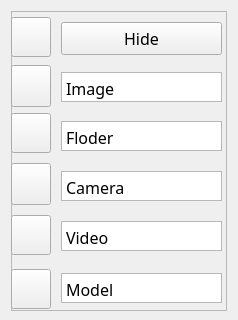
         <widget class="QWidget" name="Sidebar" native="true">
          <property name="styleSheet">
           <string notr="true"/>
          </property>
          <layout class="QVBoxLayout" name="verticalLayout_3" stretch="0">
           <property name="sizeConstraint">
            <enum>QLayout::SetDefaultConstraint</enum>
           </property>
           <property name="bottomMargin">
            <number>9</number>
           </property>
           <item>
            <widget class="QFrame" name="frame">
             <property name="minimumSize">
              <size>
               <width>216</width>
               <height>300</height>
              </size>
             </property>
             <property name="frameShape">
              <enum>QFrame::StyledPanel</enum>
             </property>
             <property name="frameShadow">
              <enum>QFrame::Raised</enum>
             </property>
             <widget class="QToolButton" name="toolButton_camera">
              <property name="geometry">
               <rect>
                <x>0</x>
                <y>152</y>
                <width>40</width>
                <height>42</height>
               </rect>
              </property>
              <property name="minimumSize">
               <size>
                <width>40</width>
                <height>40</height>
               </size>
              </property>
              <property name="maximumSize">
               <size>
                <width>45</width>
                <height>45</height>
               </size>
              </property>
              <property name="cursor">
               <cursorShape>PointingHandCursor</cursorShape>
              </property>
              <property name="toolTip">
               <string>开启摄像头</string>
              </property>
              <property name="autoFillBackground">
               <bool>false</bool>
              </property>
              <property name="text">
               <string/>
              </property>
              <property name="icon">
               <iconset resource="RecSystem.qrc">
                <normaloff>:/images/icons/g1.png</normaloff>:/images/icons/g1.png</iconset>
              </property>
              <property name="iconSize">
               <size>
                <width>50</width>
                <height>39</height>
               </size>
              </property>
              <property name="popupMode">
               <enum>QToolButton::DelayedPopup</enum>
              </property>
              <property name="toolButtonStyle">
               <enum>Qt::ToolButtonTextUnderIcon</enum>
              </property>
              <property name="autoRaise">
               <bool>false</bool>
              </property>
              <property name="arrowType">
               <enum>Qt::NoArrow</enum>
              </property>
             </widget>
             <widget class="QTextEdit" name="textEdit_camera">
              <property name="geometry">
               <rect>
                <x>50</x>
                <y>160</y>
                <width>161</width>
                <height>30</height>
               </rect>
              </property>
              <property name="sizePolicy">
               <sizepolicy hsizetype="Fixed" vsizetype="Fixed">
                <horstretch>0</horstretch>
                <verstretch>0</verstretch>
               </sizepolicy>
              </property>
              <property name="minimumSize">
               <size>
                <width>150</width>
                <height>30</height>
               </size>
              </property>
              <property name="maximumSize">
               <size>
                <width>280</width>
                <height>40</height>
               </size>
              </property>
              <property name="font">
               <font>
                <family>12pt 华为仿宋</family>
                <pointsize>12</pointsize>
                <italic>false</italic>
                <bold>false</bold>
               </font>
              </property>
              <property name="verticalScrollBarPolicy">
               <enum>Qt::ScrollBarAlwaysOff</enum>
              </property>
              <property name="horizontalScrollBarPolicy">
               <enum>Qt::ScrollBarAsNeeded</enum>
              </property>
              <property name="lineWrapMode">
               <enum>QTextEdit::NoWrap</enum>
              </property>
              <property name="readOnly">
               <bool>true</bool>
              </property>
              <property name="html">
               <string>&lt;!DOCTYPE HTML PUBLIC &quot;-//W3C//DTD HTML 4.0//EN&quot; &quot;http://www.w3.org/TR/REC-html40/strict.dtd&quot;&gt;
&lt;html&gt;&lt;head&gt;&lt;meta name=&quot;qrichtext&quot; content=&quot;1&quot; /&gt;&lt;meta charset=&quot;utf-8&quot; /&gt;&lt;style type=&quot;text/css&quot;&gt;
p, li { white-space: pre-wrap; }
hr { height: 1px; border-width: 0; }
li.unchecked::marker { content: &quot;\2610&quot;; }
li.checked::marker { content: &quot;\2612&quot;; }
&lt;/style&gt;&lt;/head&gt;&lt;body style=&quot; font-family:'12pt 华为仿宋'; font-size:12pt; font-weight:400; font-style:normal;&quot;&gt;
&lt;p style=&quot; margin-top:0px; margin-bottom:0px; margin-left:0px; margin-right:0px; -qt-block-indent:0; text-indent:0px;&quot;&gt;&lt;span style=&quot; font-family:'Adobe Devanagari';&quot;&gt;Camera&lt;/span&gt;&lt;/p&gt;&lt;/body&gt;&lt;/html&gt;</string>
              </property>
             </widget>
             <widget class="QToolButton" name="toolButton_file">
              <property name="geometry">
               <rect>
                <x>0</x>
                <y>54</y>
                <width>40</width>
                <height>42</height>
               </rect>
              </property>
              <property name="minimumSize">
               <size>
                <width>40</width>
                <height>40</height>
               </size>
              </property>
              <property name="maximumSize">
               <size>
                <width>45</width>
                <height>45</height>
               </size>
              </property>
              <property name="cursor">
               <cursorShape>PointingHandCursor</cursorShape>
              </property>
              <property name="toolTip">
               <string>选择图片</string>
              </property>
              <property name="autoFillBackground">
               <bool>false</bool>
              </property>
              <property name="text">
               <string/>
              </property>
              <property name="icon">
               <iconset resource="RecSystem.qrc">
                <normaloff>:/images/icons/recovery.png</normaloff>:/images/icons/recovery.png</iconset>
              </property>
              <property name="iconSize">
               <size>
                <width>50</width>
                <height>40</height>
               </size>
              </property>
              <property name="popupMode">
               <enum>QToolButton::DelayedPopup</enum>
              </property>
              <property name="toolButtonStyle">
               <enum>Qt::ToolButtonTextUnderIcon</enum>
              </property>
              <property name="autoRaise">
               <bool>false</bool>
              </property>
              <property name="arrowType">
               <enum>Qt::NoArrow</enum>
              </property>
             </widget>
             <widget class="QTextEdit" name="textEdit_image">
              <property name="geometry">
               <rect>
                <x>50</x>
                <y>61</y>
                <width>161</width>
                <height>30</height>
               </rect>
              </property>
              <property name="sizePolicy">
               <sizepolicy hsizetype="Fixed" vsizetype="Fixed">
                <horstretch>0</horstretch>
                <verstretch>0</verstretch>
               </sizepolicy>
              </property>
              <property name="minimumSize">
               <size>
                <width>150</width>
                <height>30</height>
               </size>
              </property>
              <property name="maximumSize">
               <size>
                <width>280</width>
                <height>40</height>
               </size>
              </property>
              <property name="font">
               <font>
                <family>12pt 华为仿宋</family>
                <pointsize>12</pointsize>
                <italic>false</italic>
                <bold>false</bold>
               </font>
              </property>
              <property name="layoutDirection">
               <enum>Qt::LeftToRight</enum>
              </property>
              <property name="verticalScrollBarPolicy">
               <enum>Qt::ScrollBarAlwaysOff</enum>
              </property>
              <property name="horizontalScrollBarPolicy">
               <enum>Qt::ScrollBarAsNeeded</enum>
              </property>
              <property name="lineWrapMode">
               <enum>QTextEdit::NoWrap</enum>
              </property>
              <property name="readOnly">
               <bool>true</bool>
              </property>
              <property name="html">
               <string>&lt;!DOCTYPE HTML PUBLIC &quot;-//W3C//DTD HTML 4.0//EN&quot; &quot;http://www.w3.org/TR/REC-html40/strict.dtd&quot;&gt;
&lt;html&gt;&lt;head&gt;&lt;meta name=&quot;qrichtext&quot; content=&quot;1&quot; /&gt;&lt;meta charset=&quot;utf-8&quot; /&gt;&lt;style type=&quot;text/css&quot;&gt;
p, li { white-space: pre-wrap; }
hr { height: 1px; border-width: 0; }
li.unchecked::marker { content: &quot;\2610&quot;; }
li.checked::marker { content: &quot;\2612&quot;; }
&lt;/style&gt;&lt;/head&gt;&lt;body style=&quot; font-family:'12pt 华为仿宋'; font-size:12pt; font-weight:400; font-style:normal;&quot;&gt;
&lt;p style=&quot; margin-top:0px; margin-bottom:0px; margin-left:0px; margin-right:0px; -qt-block-indent:0; text-indent:0px;&quot;&gt;Image&lt;/p&gt;&lt;/body&gt;&lt;/html&gt;</string>
              </property>
             </widget>
             <widget class="QToolButton" name="toolButton_model">
              <property name="geometry">
               <rect>
                <x>0</x>
                <y>258</y>
                <width>40</width>
                <height>40</height>
               </rect>
              </property>
              <property name="minimumSize">
               <size>
                <width>40</width>
                <height>40</height>
               </size>
              </property>
              <property name="maximumSize">
               <size>
                <width>45</width>
                <height>45</height>
               </size>
              </property>
              <property name="cursor">
               <cursorShape>PointingHandCursor</cursorShape>
              </property>
              <property name="toolTip">
               <string>使用默认模型</string>
              </property>
              <property name="autoFillBackground">
               <bool>false</bool>
              </property>
              <property name="text">
               <string/>
              </property>
              <property name="icon">
               <iconset resource="RecSystem.qrc">
                <normaloff>:/images/icons/model.png</normaloff>:/images/icons/model.png</iconset>
              </property>
              <property name="iconSize">
               <size>
                <width>40</width>
                <height>39</height>
               </size>
              </property>
              <property name="popupMode">
               <enum>QToolButton::DelayedPopup</enum>
              </property>
              <property name="toolButtonStyle">
               <enum>Qt::ToolButtonTextUnderIcon</enum>
              </property>
              <property name="autoRaise">
               <bool>false</bool>
              </property>
              <property name="arrowType">
               <enum>Qt::NoArrow</enum>
              </property>
             </widget>
             <widget class="QTextEdit" name="textEdit_model">
              <property name="geometry">
               <rect>
                <x>50</x>
                <y>262</y>
                <width>161</width>
                <height>30</height>
               </rect>
              </property>
              <property name="sizePolicy">
               <sizepolicy hsizetype="Fixed" vsizetype="Fixed">
                <horstretch>0</horstretch>
                <verstretch>0</verstretch>
               </sizepolicy>
              </property>
              <property name="minimumSize">
               <size>
                <width>150</width>
                <height>30</height>
               </size>
              </property>
              <property name="maximumSize">
               <size>
                <width>280</width>
                <height>40</height>
               </size>
              </property>
              <property name="font">
               <font>
                <family>12pt 华为仿宋</family>
                <pointsize>12</pointsize>
                <italic>false</italic>
                <bold>false</bold>
               </font>
              </property>
              <property name="verticalScrollBarPolicy">
               <enum>Qt::ScrollBarAlwaysOff</enum>
              </property>
              <property name="horizontalScrollBarPolicy">
               <enum>Qt::ScrollBarAsNeeded</enum>
              </property>
              <property name="lineWrapMode">
               <enum>QTextEdit::NoWrap</enum>
              </property>
              <property name="readOnly">
               <bool>true</bool>
              </property>
              <property name="html">
               <string>&lt;!DOCTYPE HTML PUBLIC &quot;-//W3C//DTD HTML 4.0//EN&quot; &quot;http://www.w3.org/TR/REC-html40/strict.dtd&quot;&gt;
&lt;html&gt;&lt;head&gt;&lt;meta name=&quot;qrichtext&quot; content=&quot;1&quot; /&gt;&lt;meta charset=&quot;utf-8&quot; /&gt;&lt;style type=&quot;text/css&quot;&gt;
p, li { white-space: pre-wrap; }
hr { height: 1px; border-width: 0; }
li.unchecked::marker { content: &quot;\2610&quot;; }
li.checked::marker { content: &quot;\2612&quot;; }
&lt;/style&gt;&lt;/head&gt;&lt;body style=&quot; font-family:'12pt 华为仿宋'; font-size:12pt; font-weight:400; font-style:normal;&quot;&gt;
&lt;p style=&quot; margin-top:0px; margin-bottom:0px; margin-left:0px; margin-right:0px; -qt-block-indent:0; text-indent:0px;&quot;&gt;&lt;span style=&quot; font-family:'Adobe Devanagari';&quot;&gt;Model&lt;/span&gt;&lt;/p&gt;&lt;/body&gt;&lt;/html&gt;</string>
              </property>
             </widget>
             <widget class="QToolButton" name="toolButton_folder">
              <property name="geometry">
               <rect>
                <x>0</x>
                <y>102</y>
                <width>40</width>
                <height>40</height>
               </rect>
              </property>
              <property name="minimumSize">
               <size>
                <width>40</width>
                <height>40</height>
               </size>
              </property>
              <property name="maximumSize">
               <size>
                <width>45</width>
                <height>45</height>
               </size>
              </property>
              <property name="cursor">
               <cursorShape>PointingHandCursor</cursorShape>
              </property>
              <property name="toolTip">
               <string>选择图片文件夹</string>
              </property>
              <property name="autoFillBackground">
               <bool>false</bool>
              </property>
              <property name="text">
               <string/>
              </property>
              <property name="icon">
               <iconset resource="RecSystem.qrc">
                <normaloff>:/images/icons/folder.png</normaloff>:/images/icons/folder.png</iconset>
              </property>
              <property name="iconSize">
               <size>
                <width>50</width>
                <height>39</height>
               </size>
              </property>
              <property name="popupMode">
               <enum>QToolButton::DelayedPopup</enum>
              </property>
              <property name="toolButtonStyle">
               <enum>Qt::ToolButtonTextUnderIcon</enum>
              </property>
              <property name="autoRaise">
               <bool>false</bool>
              </property>
              <property name="arrowType">
               <enum>Qt::NoArrow</enum>
              </property>
             </widget>
             <widget class="QTextEdit" name="textEdit_imgFolder">
              <property name="geometry">
               <rect>
                <x>50</x>
                <y>110</y>
                <width>161</width>
                <height>30</height>
               </rect>
              </property>
              <property name="sizePolicy">
               <sizepolicy hsizetype="Fixed" vsizetype="Fixed">
                <horstretch>0</horstretch>
                <verstretch>0</verstretch>
               </sizepolicy>
              </property>
              <property name="minimumSize">
               <size>
                <width>150</width>
                <height>30</height>
               </size>
              </property>
              <property name="maximumSize">
               <size>
                <width>280</width>
                <height>40</height>
               </size>
              </property>
              <property name="font">
               <font>
                <family>12pt 华为仿宋</family>
                <pointsize>12</pointsize>
                <italic>false</italic>
                <bold>false</bold>
               </font>
              </property>
              <property name="layoutDirection">
               <enum>Qt::LeftToRight</enum>
              </property>
              <property name="verticalScrollBarPolicy">
               <enum>Qt::ScrollBarAlwaysOff</enum>
              </property>
              <property name="horizontalScrollBarPolicy">
               <enum>Qt::ScrollBarAsNeeded</enum>
              </property>
              <property name="lineWrapMode">
               <enum>QTextEdit::NoWrap</enum>
              </property>
              <property name="readOnly">
               <bool>true</bool>
              </property>
              <property name="html">
               <string>&lt;!DOCTYPE HTML PUBLIC &quot;-//W3C//DTD HTML 4.0//EN&quot; &quot;http://www.w3.org/TR/REC-html40/strict.dtd&quot;&gt;
&lt;html&gt;&lt;head&gt;&lt;meta name=&quot;qrichtext&quot; content=&quot;1&quot; /&gt;&lt;meta charset=&quot;utf-8&quot; /&gt;&lt;style type=&quot;text/css&quot;&gt;
p, li { white-space: pre-wrap; }
hr { height: 1px; border-width: 0; }
li.unchecked::marker { content: &quot;\2610&quot;; }
li.checked::marker { content: &quot;\2612&quot;; }
&lt;/style&gt;&lt;/head&gt;&lt;body style=&quot; font-family:'12pt 华为仿宋'; font-size:12pt; font-weight:400; font-style:normal;&quot;&gt;
&lt;p style=&quot; margin-top:0px; margin-bottom:0px; margin-left:0px; margin-right:0px; -qt-block-indent:0; text-indent:0px;&quot;&gt;&lt;span style=&quot; font-family:'Adobe Devanagari';&quot;&gt;Floder&lt;/span&gt;&lt;/p&gt;&lt;/body&gt;&lt;/html&gt;</string>
              </property>
             </widget>
             <widget class="QToolButton" name="toolButton_video">
              <property name="geometry">
               <rect>
                <x>0</x>
                <y>204</y>
                <width>40</width>
                <height>40</height>
               </rect>
              </property>
              <property name="minimumSize">
               <size>
                <width>40</width>
                <height>40</height>
               </size>
              </property>
              <property name="maximumSize">
               <size>
                <width>45</width>
                <height>45</height>
               </size>
              </property>
              <property name="cursor">
               <cursorShape>PointingHandCursor</cursorShape>
              </property>
              <property name="toolTip">
               <string>选择视频</string>
              </property>
              <property name="autoFillBackground">
               <bool>false</bool>
              </property>
              <property name="text">
               <string/>
              </property>
              <property name="icon">
               <iconset resource="RecSystem.qrc">
                <normaloff>:/images/icons/video.png</normaloff>:/images/icons/video.png</iconset>
              </property>
              <property name="iconSize">
               <size>
                <width>40</width>
                <height>40</height>
               </size>
              </property>
              <property name="popupMode">
               <enum>QToolButton::DelayedPopup</enum>
              </property>
              <property name="toolButtonStyle">
               <enum>Qt::ToolButtonTextUnderIcon</enum>
              </property>
              <property name="autoRaise">
               <bool>false</bool>
              </property>
              <property name="arrowType">
               <enum>Qt::NoArrow</enum>
              </property>
             </widget>
             <widget class="QTextEdit" name="textEdit_video">
              <property name="geometry">
               <rect>
                <x>50</x>
                <y>210</y>
                <width>161</width>
                <height>30</height>
               </rect>
              </property>
              <property name="sizePolicy">
               <sizepolicy hsizetype="Fixed" vsizetype="Fixed">
                <horstretch>0</horstretch>
                <verstretch>0</verstretch>
               </sizepolicy>
              </property>
              <property name="minimumSize">
               <size>
                <width>150</width>
                <height>30</height>
               </size>
              </property>
              <property name="maximumSize">
               <size>
                <width>280</width>
                <height>40</height>
               </size>
              </property>
              <property name="font">
               <font>
                <family>12pt 华为仿宋</family>
                <pointsize>12</pointsize>
                <italic>false</italic>
                <bold>false</bold>
               </font>
              </property>
              <property name="layoutDirection">
               <enum>Qt::LeftToRight</enum>
              </property>
              <property name="verticalScrollBarPolicy">
               <enum>Qt::ScrollBarAlwaysOff</enum>
              </property>
              <property name="horizontalScrollBarPolicy">
               <enum>Qt::ScrollBarAsNeeded</enum>
              </property>
              <property name="lineWrapMode">
               <enum>QTextEdit::NoWrap</enum>
              </property>
              <property name="readOnly">
               <bool>true</bool>
              </property>
              <property name="html">
               <string>&lt;!DOCTYPE HTML PUBLIC &quot;-//W3C//DTD HTML 4.0//EN&quot; &quot;http://www.w3.org/TR/REC-html40/strict.dtd&quot;&gt;
&lt;html&gt;&lt;head&gt;&lt;meta name=&quot;qrichtext&quot; content=&quot;1&quot; /&gt;&lt;meta charset=&quot;utf-8&quot; /&gt;&lt;style type=&quot;text/css&quot;&gt;
p, li { white-space: pre-wrap; }
hr { height: 1px; border-width: 0; }
li.unchecked::marker { content: &quot;\2610&quot;; }
li.checked::marker { content: &quot;\2612&quot;; }
&lt;/style&gt;&lt;/head&gt;&lt;body style=&quot; font-family:'12pt 华为仿宋'; font-size:12pt; font-weight:400; font-style:normal;&quot;&gt;
&lt;p style=&quot; margin-top:0px; margin-bottom:0px; margin-left:0px; margin-right:0px; -qt-block-indent:0; text-indent:0px;&quot;&gt;&lt;span style=&quot; font-family:'Adobe Devanagari';&quot;&gt;Video&lt;/span&gt;&lt;/p&gt;&lt;/body&gt;&lt;/html&gt;</string>
              </property>
             </widget>
             <widget class="QToolButton" name="loginTitle">
              <property name="geometry">
               <rect>
                <x>-2</x>
                <y>670</y>
                <width>45</width>
                <height>45</height>
               </rect>
              </property>
              <property name="minimumSize">
               <size>
                <width>45</width>
                <height>45</height>
               </size>
              </property>
              <property name="maximumSize">
               <size>
                <width>45</width>
                <height>45</height>
               </size>
              </property>
              <property name="cursor">
               <cursorShape>PointingHandCursor</cursorShape>
              </property>
              <property name="toolTip">
               <string>登录信息</string>
              </property>
              <property name="autoFillBackground">
               <bool>false</bool>
              </property>
              <property name="styleSheet">
               <string notr="true">QToolButton{
	border-image: url(:/login/icons/user.png);
	background-color: transparent;
	border-radius:5px;
	border:3px;
}

QToolButton::hover{
     border:2px;
}

QToolButton::pressed{
     border:1px;
}</string>
              </property>
              <property name="text">
               <string/>
              </property>
              <property name="iconSize">
               <size>
                <width>40</width>
                <height>40</height>
               </size>
              </property>
              <property name="popupMode">
               <enum>QToolButton::DelayedPopup</enum>
              </property>
              <property name="toolButtonStyle">
               <enum>Qt::ToolButtonTextUnderIcon</enum>
              </property>
              <property name="autoRaise">
               <bool>false</bool>
              </property>
              <property name="arrowType">
               <enum>Qt::NoArrow</enum>
              </property>
             </widget>
             <widget class="QToolButton" name="toolButton_menu">
              <property name="geometry">
               <rect>
                <x>0</x>
                <y>6</y>
                <width>40</width>
                <height>40</height>
               </rect>
              </property>
              <property name="minimumSize">
               <size>
                <width>40</width>
                <height>40</height>
               </size>
              </property>
              <property name="maximumSize">
               <size>
                <width>45</width>
                <height>45</height>
               </size>
              </property>
              <property name="cursor">
               <cursorShape>PointingHandCursor</cursorShape>
              </property>
              <property name="toolTip">
               <string>弹出显示</string>
              </property>
              <property name="autoFillBackground">
               <bool>false</bool>
              </property>
              <property name="text">
               <string/>
              </property>
              <property name="icon">
               <iconset resource="RecSystem.qrc">
                <normaloff>:/images/icons/burger-menu.png</normaloff>:/images/icons/burger-menu.png</iconset>
              </property>
              <property name="iconSize">
               <size>
                <width>50</width>
                <height>39</height>
               </size>
              </property>
              <property name="popupMode">
               <enum>QToolButton::DelayedPopup</enum>
              </property>
              <property name="toolButtonStyle">
               <enum>Qt::ToolButtonTextUnderIcon</enum>
              </property>
              <property name="autoRaise">
               <bool>false</bool>
              </property>
              <property name="arrowType">
               <enum>Qt::NoArrow</enum>
              </property>
             </widget>
             <widget class="QPushButton" name="pushButton_hide">
              <property name="geometry">
               <rect>
                <x>50</x>
                <y>11</y>
                <width>161</width>
                <height>33</height>
               </rect>
              </property>
              <property name="minimumSize">
               <size>
                <width>150</width>
                <height>30</height>
               </size>
              </property>
              <property name="maximumSize">
               <size>
                <width>280</width>
                <height>40</height>
               </size>
              </property>
              <property name="font">
               <font>
                <family>12pt 华为仿宋</family>
                <pointsize>12</pointsize>
                <italic>false</italic>
                <bold>false</bold>
               </font>
              </property>
              <property name="cursor">
               <cursorShape>PointingHandCursor</cursorShape>
              </property>
              <property name="text">
               <string>Hide</string>
              </property>
             </widget>
            </widget>
           </item>
          </layout>
         </widget>
